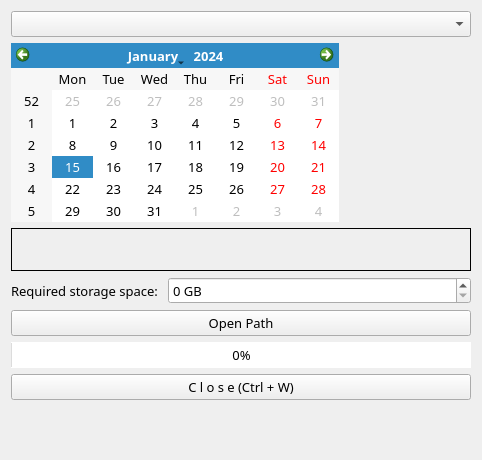
<?xml version="1.0" encoding="UTF-8"?>
<ui version="4.0">
 <class>Form</class>
 <widget class="QWidget" name="Form">
  <property name="windowModality">
   <enum>Qt::WindowModal</enum>
  </property>
  <property name="geometry">
   <rect>
    <x>0</x>
    <y>0</y>
    <width>482</width>
    <height>460</height>
   </rect>
  </property>
  <property name="font">
   <font>
    <family>KoPubWorld돋움체 Medium</family>
    <pointsize>10</pointsize>
    <weight>7</weight>
    <italic>false</italic>
    <bold>false</bold>
   </font>
  </property>
  <property name="cursor">
   <cursorShape>ArrowCursor</cursorShape>
  </property>
  <property name="windowTitle">
   <string>AFD</string>
  </property>
  <property name="windowIcon">
   <iconset>
    <normaloff>resource/afd.png</normaloff>resource/afd.png</iconset>
  </property>
  <property name="styleSheet">
   <string notr="true">font: 57 10pt &quot;KoPubWorld돋움체 Medium&quot;;</string>
  </property>
  <layout class="QVBoxLayout" name="verticalLayout">
   <item>
    <widget class="QComboBox" name="comboBox">
     <property name="styleSheet">
      <string notr="true"/>
     </property>
     <property name="currentText">
      <string/>
     </property>
    </widget>
   </item>
   <item>
    <widget class="QCalendarWidget" name="calendarWidget">
     <property name="sizePolicy">
      <sizepolicy hsizetype="Maximum" vsizetype="Maximum">
       <horstretch>0</horstretch>
       <verstretch>0</verstretch>
      </sizepolicy>
     </property>
    </widget>
   </item>
   <item>
    <widget class="QLabel" name="label">
     <property name="styleSheet">
      <string notr="true">border: 1px solid black;</string>
     </property>
     <property name="text">
      <string/>
     </property>
     <property name="alignment">
      <set>Qt::AlignCenter</set>
     </property>
    </widget>
   </item>
   <item>
    <layout class="QHBoxLayout" name="horizontalLayout">
     <item>
      <widget class="QLabel" name="label_2">
       <property name="sizePolicy">
        <sizepolicy hsizetype="Maximum" vsizetype="Preferred">
         <horstretch>0</horstretch>
         <verstretch>0</verstretch>
        </sizepolicy>
       </property>
       <property name="text">
        <string>Required storage space: </string>
       </property>
      </widget>
     </item>
     <item>
      <widget class="QSpinBox" name="spinBox">
       <property name="suffix">
        <string> GB</string>
       </property>
       <property name="prefix">
        <string/>
       </property>
       <property name="maximum">
        <number>99999</number>
       </property>
      </widget>
     </item>
    </layout>
   </item>
   <item>
    <widget class="QPushButton" name="pushButton">
     <property name="styleSheet">
      <string notr="true"/>
     </property>
     <property name="text">
      <string>Open Path</string>
     </property>
    </widget>
   </item>
   <item>
    <widget class="QProgressBar" name="progressBar">
     <property name="sizePolicy">
      <sizepolicy hsizetype="Preferred" vsizetype="Fixed">
       <horstretch>0</horstretch>
       <verstretch>0</verstretch>
      </sizepolicy>
     </property>
     <property name="styleSheet">
      <string notr="true">border-color: rgb(255, 119, 226);</string>
     </property>
     <property name="minimum">
      <number>0</number>
     </property>
     <property name="value">
      <number>0</number>
     </property>
     <property name="alignment">
      <set>Qt::AlignCenter</set>
     </property>
    </widget>
   </item>
   <item>
    <widget class="QPushButton" name="exit_pushButton">
     <property name="font">
      <font>
       <family>KoPubWorld돋움체 Medium</family>
       <pointsize>10</pointsize>
       <weight>7</weight>
       <italic>false</italic>
       <bold>false</bold>
      </font>
     </property>
     <property name="cursor">
      <cursorShape>PointingHandCursor</cursorShape>
     </property>
     <property name="styleSheet">
      <string notr="true"/>
     </property>
     <property name="text">
      <string>C l o s e (Ctrl + W)</string>
     </property>
     <property name="shortcut">
      <string>Ctrl+W</string>
     </property>
    </widget>
   </item>
   <item>
    <widget class="QLabel" name="complete_lbl">
     <property name="text">
      <string/>
     </property>
     <property name="alignment">
      <set>Qt::AlignCenter</set>
     </property>
    </widget>
   </item>
  </layout>
 </widget>
 <resources/>
 <connections/>
</ui>
